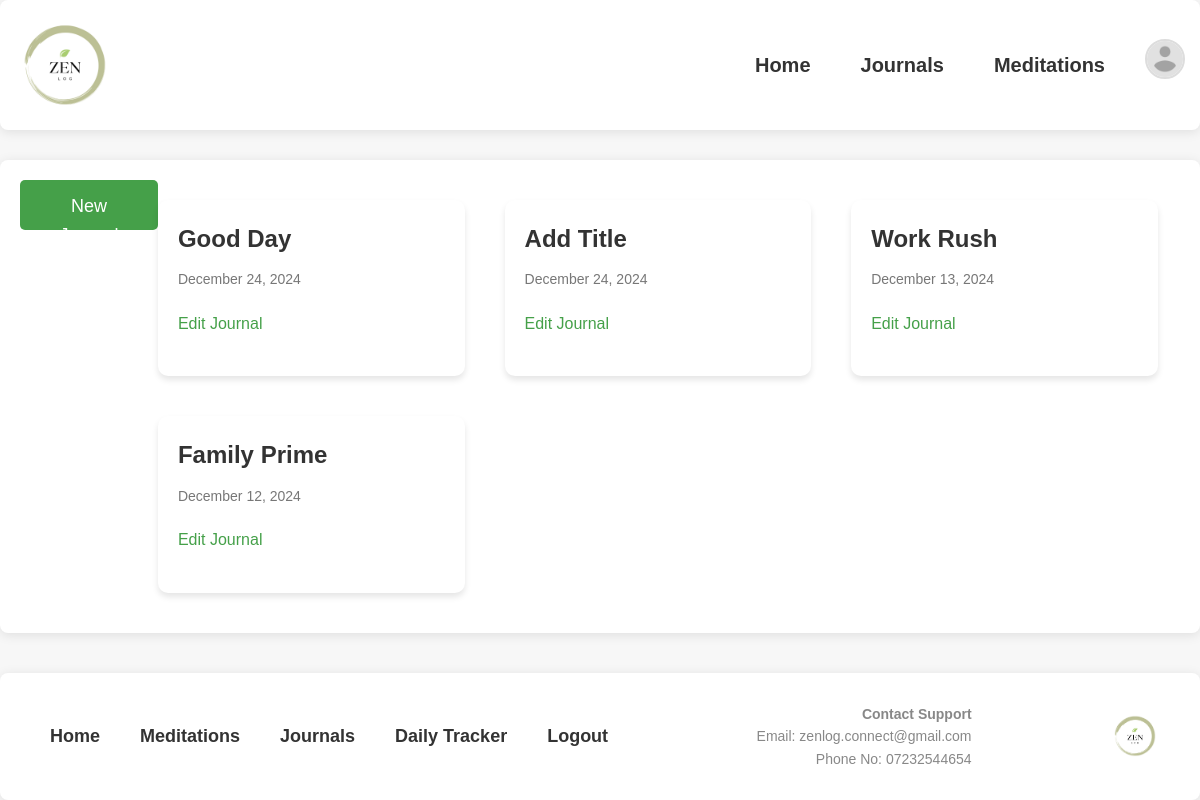
The page /journal (signed in) on the database as committed earlier.
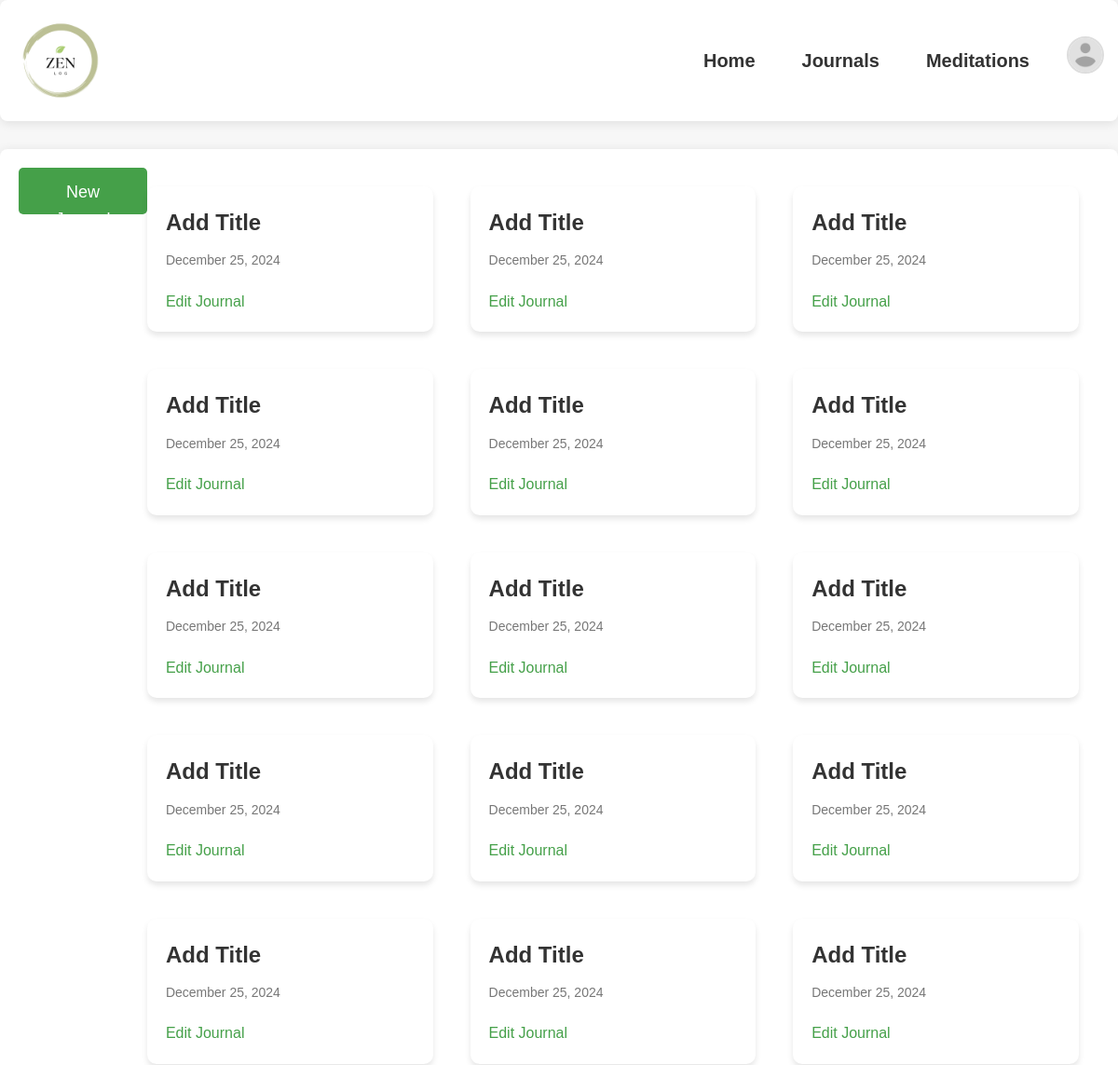
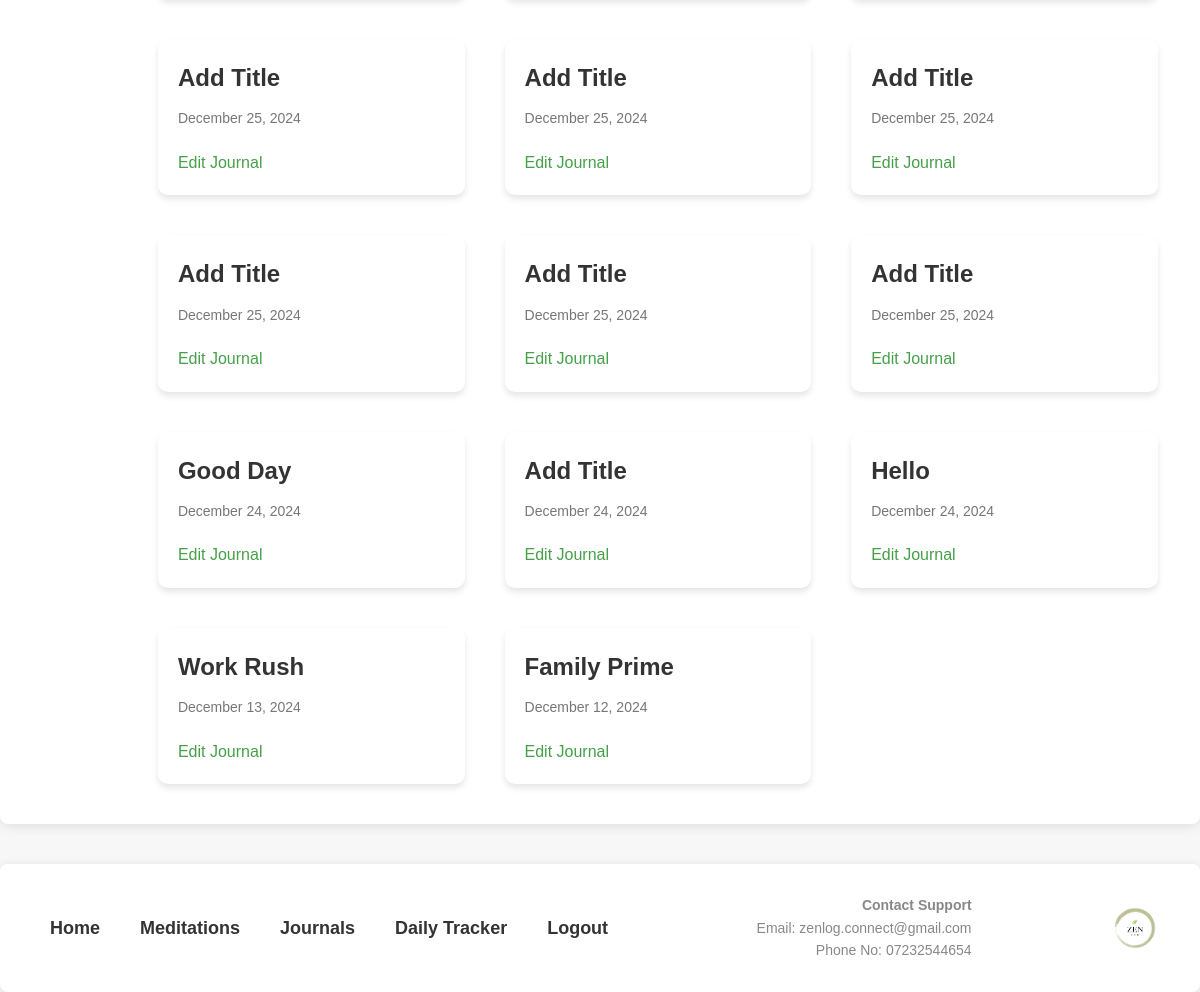
The same page on the database as committed later (2 pictures, top to bottom).
### tables this page shows
CREATE TABLE Journals 
                   (id INTEGER PRIMARY KEY AUTOINCREMENT,
                   daily_tracker_id INT NOT NULL,
                   title TEXT DEFAULT "Add Title",
                   main_text TEXT DEFAULT "Add Content",
                   FOREIGN KEY (daily_tracker_id) REFERENCES Daily_Tracker(id) ON DELETE CASCADE
                   );

### main.py (the view)
@app.route("/journal")
def journal():
    in_session = check_if_session()
    if in_session != None:
        return in_session
    else:
        journals = get_journals_by_username(username=session['username'])
        for journal in journals:
            journal.date_created = datetime.strptime(journal.date_created, "%Y-%m-%d").strftime("%B %d, %Y")
        if request.args.get('snackbar_message','') != None:
            snackbar = (Snackbar(message=request.args.get('snackbar_message', ''),
            need_snackbar=True,colour=request.args.get('snackbar_colour','')))
        else:
            snackbar = (Snackbar(need_snackbar=False, colour="", message=""))
        return render_template("journal_search.html",journals=journals, snackbar=snackbar)

### Backend/database/creating_tables.py (called while the page is built)
def startdatabase():
    connect = sqlite3.connect("websitedatabase.db")
    cursor = connect.cursor()
    return cursor, connect

def closedatabase(cursor):
    cursor.close()

### Backend/database/journal.py (called while the page is built)
def get_journals_by_username(username: str):
    cursor, comm = startdatabase()
    result =  cursor.execute('''SELECT Journals.*, Daily_Tracker.date_of_data FROM Journals
                               INNER JOIN Daily_Tracker ON Daily_Tracker.id = Journals.daily_tracker_id
                               INNER JOIN Users ON Users.id = Daily_Tracker.user_id
                               WHERE Users.username = ?
                               ORDER BY Daily_Tracker.date_of_data DESC''',(username,))
    journals = [Journal(id= row[0], daily_tracker_id= row[1], title= row[2], content= row[3],date_created=row[4])
        for row in result.fetchall()]
    closedatabase(cursor)
    return journals

### main.py (called while the page is built)
def check_if_session():
    if 'username' in session: # if in a session
        return None
    else:
        return( redirect(url_for("login",
        snackbar_message="Need to login", snackbar_colour=orange)))

### templates/journal_search.html (shortened to what this page needs)
{% extends "template.html" %}
{% block links %}
<link rel="stylesheet" href="{{ url_for('static', filename='CSS/journals.css') }}">
{% endblock %}
{% block main %}
<a href="{{ url_for('new_journal') }}" id="new-journal-btn">New Journal</a>
<div class="journal-container">
    {% for journal in journals %}
    <div class="journal-loop">
        <h1>{{ journal.title }}</h1>
        <p>{{ journal.date_created }}</p>
        <a href="{{ url_for('journal_id', id=journal.id) }}" class="edit-link">
            Edit Journal
        </a>
    </div>
    {% endfor %}
</div>
{% endblock %}

### templates/template.html (shortened to what this page needs)
<head>
    <link rel="stylesheet" href="{{ url_for('static', filename='CSS/basic.css') }}">
    {% block links %}
    {% endblock %}
</head>
<body>
    <div id="page_container">
        <div id="header_wrap">
            <div class="leftheader">
                <img src="{{ url_for('static', filename='images/logo.png') }}" alt="Logo"  class="logotop">
            </div>
            <div class="header_menu">
                <a href="{{ url_for('main') }}" class="header_link">
                    <div class="headerdiv">
                        <h1 class="header_title">Home</h1>
                    </div>
                </a>
                <a href="{{ url_for('journal') }}" class="header_link">
                    <div class="headerdiv">
                        <h1 class="header_title">Journals</h1>
                    </div>
                </a>
                <a href="{{ url_for('login') }}" class="header_link">
                    <div class="headerdiv">
                        <h1 class="header_title">Meditations</h1>
                    </div>
                </a>
                {% if loggedin == False %}
                    <a href="{{ url_for('login') }}" class="header_link">
                        <div class="headerdiv">
                            <h1 class="header_title">Login</h1>
                        </div>
                    </a>
                {% else %}
                    <div class="logintopdiv">
                        <img src="{{ url_for('static', filename='images/Profile_picture_placeholder.png') }}" alt="Logged In" class="profile_pic">
                    </div>
                {% endif %}
            </div>
        </div>
        <div id="main_page">
            {% block main %}
            {% endblock %}
        </div>
        <footer id="footer_wrap">
            <div class="footer_menu">
                <a href="{{ url_for('main') }}" class="footer_link">
                    <div class="footerdivs">
                        <h1 class="footer_title">Home</h1>
                    </div>
                </a>
                <a href="{{ url_for('login') }}" class="footer_link">
                    <div class="footerdivs">
                        <h1 class="footer_title">Meditations</h1>
                    </div>
                </a>
                <a href="{{ url_for('journal') }}" class="footer_link">
                    <div class="footerdivs">
                        <h1 class="footer_title">Journals</h1>
                    </div>
                </a>
                <a href="{{ url_for('login') }}" class="footer_link">
                    <div class="footerdivs">
                        <h1 class="footer_title">Daily Tracker</h1>
                    </div>
                </a>
                <a href="{{ url_for('logout') }}" class="footer_link">
                    <div class="footerdivs">
                        <h1 class="footer_title">Logout</h1>
                    </div>
                </a>
            </div>
            <div class="footer_right">
                <h4>Contact Support</h4>
                <p>Email: zenlog.connect@gmail.com</p>
                <p>Phone No: 07232544654</p>
            </div>
            <div class="footer_right">
                <img src="{{ url_for('static', filename='images/logo.png') }}" alt="Logo" class="footer_logo">
            </div>
        </footer>
    </div>
</body>

### Static/CSS/basic.css (style rules this page uses)
* { box-sizing: border-box; margin: 0; padding: 0; }
body { font-family: 'Segoe UI', Tahoma, Geneva, Verdana, sans-serif; background-color: #f4f4f9; color: #333; line-height: 1.6; display: flex; flex-direction: column; min-height: 100vh; position: relative; height: 100%; margin: 0; display: flex; flex-direction: column; }
#header_wrap { display: flex; justify-content: space-between; align-items: center; background-color: #fff; padding: 15px; border-radius: 8px; box-shadow: 0 2px 12px rgba(0, 0, 0, 0.1); margin-bottom: 30px; }
.leftheader img { width: 100px; height: auto; }
.header_menu { display: flex; gap: 30px; margin-left: auto; }
.header_link { text-decoration: none; color: #333; font-size: 18px; font-weight: 600; transition: color 0.3s; }
.headerdiv { display: flex; justify-content: center; align-items: center; }
.header_title { font-size: 20px; font-weight: bold; padding: 10px; }
.profile_pic { width: 40px; height: 40px; border-radius: 50%; border: 2px solid #ddd; object-fit: cover; }
#main_page { background-color: #fff; border-radius: 8px; box-shadow: 0 2px 12px rgba(0, 0, 0, 0.1); padding: 20px; display: flex; flex-grow: 1; }
#page_container { display: flex; flex-direction: column; min-height: 100vh; }
#footer_wrap { display: flex; justify-content: space-between; align-items: center; background-color: #fff; padding: 30px 40px; border-radius: 8px; box-shadow: 0 2px 12px rgba(0, 0, 0, 0.1); margin-top: 40px; flex-shrink: 0; width: 100%; }
.footer_menu { display: flex; gap: 20px; }
.footer_link { text-decoration: none; color: #333; font-size: 18px; font-weight: 600; transition: color 0.3s; }
.footerdivs { display: flex; justify-content: center; align-items: center; }
.footer_title { font-size: 18px; font-weight: bold; padding: 10px; }
.footer_right { text-align: right; font-size: 14px; color: #888; }
.footer_logo { width: 50px; height: auto; }
a { text-decoration: none; color: #333; }

### Static/CSS/journals.css (style rules this page uses)
body { font-family: Arial, sans-serif; background-color: #f7f7f7; margin: 0; padding: 0; }
.journal-container { display: flex; flex-wrap: wrap; gap: 40px; margin: 20px auto; max-width: 1200px; width: 90%; box-sizing: border-box; }
.journal-loop { background: #ffffff; border-radius: 10px; box-shadow: 0 4px 6px rgba(0, 0, 0, 0.1); padding: 20px; width: 30%; box-sizing: border-box; transition: transform 0.2s ease, box-shadow 0.2s ease; }
.journal-loop h1 { font-size: 24px; color: #333; margin: 0 0 10px 0; }
.journal-loop p { font-size: 14px; color: #777; margin: 0 0 20px 0; }
.journal-loop a.edit-link { font-size: 16px; color: #45a049; text-decoration: none; }
#new-journal-btn { height: 50px; background-color: #45a049; color: white; padding: 12px 20px; font-size: 18px; border-radius: 5px; text-decoration: none; text-align: center; transition: background-color 0.3s ease; }

Rows that differ between the two databases and show on the page:
added Journals: title "Add Title", date_created "December 25, 2024"
added Journals: title "Add Title", date_created "December 25, 2024"
added Journals: title "Add Title", date_created "December 25, 2024"
added Journals: title "Add Title", date_created "December 25, 2024"
added Journals: title "Add Title", date_created "December 25, 2024"
added Journals: title "Add Title", date_created "December 25, 2024"
added Journals: title "Add Title", date_created "December 25, 2024"
added Journals: title "Add Title", date_created "December 25, 2024"
added Journals: title "Add Title", date_created "December 25, 2024"
added Journals: title "Add Title", date_created "December 25, 2024"
added Journals: title "Add Title", date_created "December 25, 2024"
added Journals: title "Add Title", date_created "December 25, 2024"
added Journals: title "Add Title", date_created "December 25, 2024"
added Journals: title "Add Title", date_created "December 25, 2024"
added Journals: title "Add Title", date_created "December 25, 2024"
added Journals: title "Add Title", date_created "December 25, 2024"
added Journals: title "Add Title", date_created "December 25, 2024"
added Journals: title "Add Title", date_created "December 25, 2024"
added Journals: title "Add Title", date_created "December 25, 2024"
added Journals: title "Add Title", date_created "December 25, 2024"
added Journals: title "Add Title", date_created "December 25, 2024"
added Journals: title "Hello", date_created "December 24, 2024"
